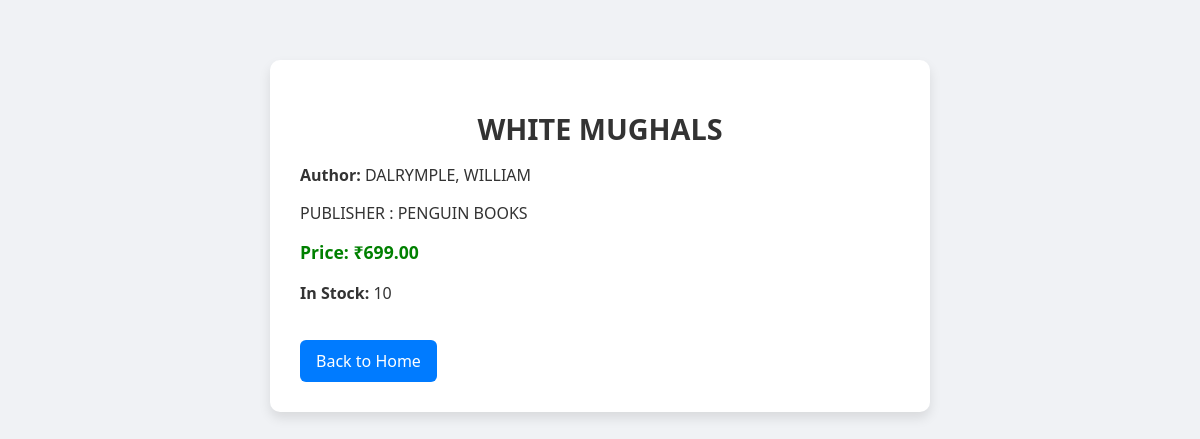
/book/2/, run on the app's committed database.
### shop/models.py (models this page shows, shortened)
class Book(models.Model):
    title = models.CharField(max_length=200)
    author = models.CharField(max_length=100)
    description = models.TextField()
    price = models.DecimalField(max_digits=6, decimal_places=2)
    quantity = models.IntegerField()

### shop/views.py (the view)
# urls.py: path('book/<int:pk>/', views.book_detail, name='book_detail'),
def book_detail(request, pk):
    book = get_object_or_404(Book, pk=pk)
    return render(request, 'shop/book_detail.html', {'book': book})

### shop/templates/shop/book_detail.html (shortened to what this page needs)
{% load static%}
<!DOCTYPE html>
<html>
<head>
    <link rel="stylesheet" type="text/css" href="{% static 'shop/style.css' %}">
</head>
<body>
    <div class="detail-container">
        <h1 class="book-title">{{ book.title }}</h1>
        <p><strong>Author:</strong> {{ book.author }}</p>
        <p>{{ book.description }}</p>
        <p class="price"><strong>Price:</strong> ₹{{ book.price }}</p>
        <p><strong>In Stock:</strong> {{ book.quantity }}</p>
        <a href="/" class="btn">Back to Home</a>
    </div>
</body>
</html>

### shop/static/shop/style.css (style rules this page uses)
body { font-family: 'Segoe UI', Tahoma, Geneva, Verdana, sans-serif; background-color: #f0f2f5; margin: 0; padding: 20px; color: #333; }
h1 { text-align: center; margin-bottom: 30px; color: #222; }
.detail-container { max-width: 600px; margin: 40px auto; background: white; padding: 30px; border-radius: 10px; box-shadow: 0 6px 12px rgba(0,0,0,0.1); }
.book-title { font-size: 1.8rem; color: #333; margin-bottom: 15px; }
.price { font-size: 1.1rem; color: green; font-weight: bold; margin-top: 10px; }
.btn { display: inline-block; margin-top: 20px; padding: 10px 16px; background-color: #007bff; color: white; text-decoration: none; border-radius: 6px; transition: background-color 0.3s ease; }

### data on the page
Book: title "WHITE MUGHALS", author "DALRYMPLE, WILLIAM", description "PUBLISHER : PENGUIN BOOKS", price "699.00", quantity "10"
